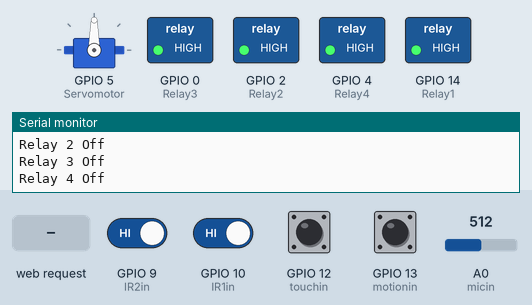
Bench run of a sketch on a simulated ESP8266 (NodeMCU). On the bench: servo, switched loads named in the sketch (green lamp = pin HIGH), the last lines printed to the serial monitor. Dashed ring = blinking. Inputs (shaded band) come from the test bench; at power-on: GPIO 9 (IR2in), GPIO 10 (IR1in), GPIO 13 (motionin) HIGH, GPIO 12 (touchin) LOW, A0 (micin) = 512.

Above: at 3.3 s.
3.4 s: GPIO 9 (IR2in) driven LOW
At 5.1 s:
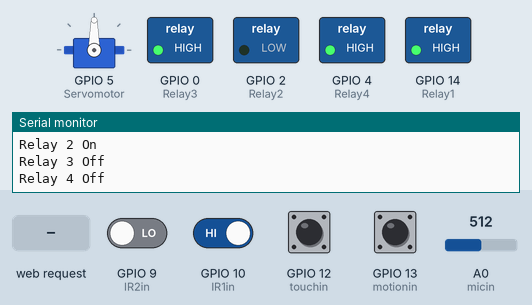
5.8 s: GPIO 12 (touchin) pulled HIGH for 1.3 s
At 7.1 s:
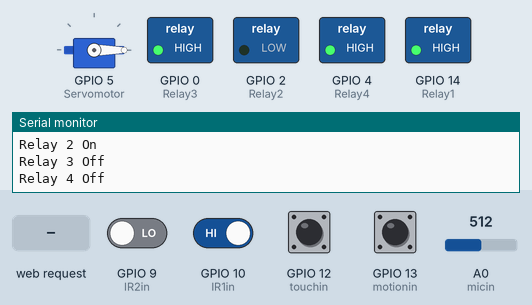
11.3 s: HTTP request GET /Lefton received
At 13.0 s:
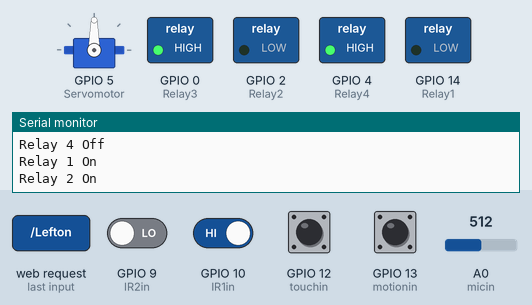
13.4 s: GPIO 10 (IR1in) driven LOW
At 15.1 s:
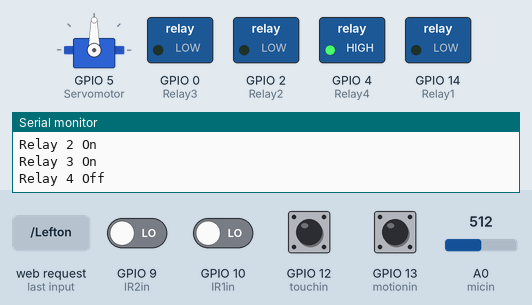
15.6 s: HTTP request GET /Servoon received
At 17.6 s:
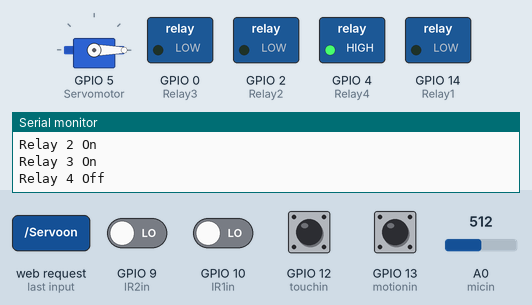
19.8 s: GPIO 9 (IR2in) driven HIGH
At 21.8 s:
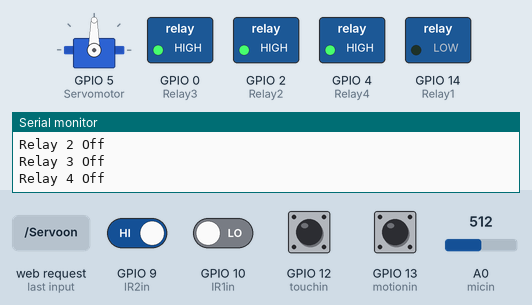
Timing chart, 0 to 23.0 s (numbered marks = the images above; inputs shaded):
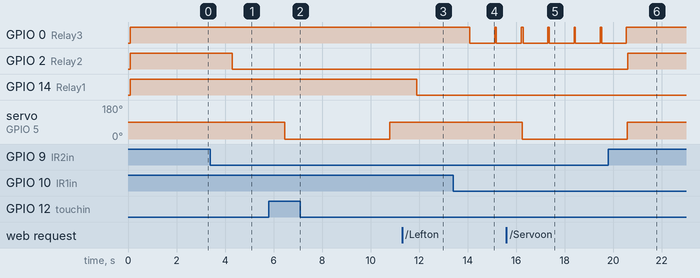

Measured:
- after the input at 3.4 s, GPIO 2 (Relay2): HIGH → LOW after 0.91 s
- after the input at 5.8 s, servo on GPIO 5 (Servomotor): 90° → 0° after 0.66 s, → 90° 4.3 s later
- after the input at 11.3 s, GPIO 14 (Relay1): HIGH → LOW after 0.61 s
- after the input at 13.4 s, GPIO 0 (Relay3): HIGH → LOW after 0.69 s, → HIGH 1.0 s later, → LOW 0.05 s later
- after the input at 15.6 s, servo on GPIO 5 (Servomotor): 90° → 0° after 0.65 s
- after the input at 19.8 s, GPIO 0 (Relay3): goes on until 20.5 s, then stays HIGH; GPIO 2 (Relay2): LOW → HIGH after 0.80 s

The sketch:

controllRobo.ino
```cpp
#include <ESP8266WiFi.h>
#include <ESP8266WebServer.h>
#include <Servo.h>

/* Put your SSID & Password */
const char* ssid = "robo";  // Enter SSID here
const char* password = "12345678";  //Enter Password here

/* Put IP Address details */
IPAddress local_ip(192,168,43,1);
IPAddress gateway(192,168,43,1);
IPAddress subnet(255,255,255,0);

ESP8266WebServer server(80);

uint8_t Relay4 = 4;
uint8_t Relay3 = 0;

uint8_t Relay2 = 2;
uint8_t Relay1 = 14;

uint8_t micin = A0;
uint8_t touchin = 12;

uint8_t motionin = 13;

uint8_t IR1in = 10;
uint8_t IR2in = 9;

uint8_t Servomotor = 5;

bool Leftstatus = LOW;
bool Rightstatus = LOW;
bool Straightstatus = LOW;
bool Buzzerstatus = LOW;
bool robostatus = LOW;
bool servostatus = LOW;

Servo servo;

void setup() {
  // put your setup code here, to run once:

  Serial.begin(9600);

  WiFi.mode(WIFI_AP);
  WiFi.softAPConfig(local_ip, gateway, subnet);
  WiFi.softAP(ssid, password);
  Serial.println(WiFi.softAPIP());
  delay(100);

  server.on("/", handle_OnConnect);

  server.on("/Lefton", handle_Lefton);
  server.on("/Leftoff", handle_Leftoff);

  server.on("/Righton", handle_Righton);
  server.on("/Rightoff", handle_Rightoff);

  server.on("/Straighton", handle_Straighton);
  server.on("/Straightoff", handle_Straightoff);

  server.on("/Buzzeron", handle_Buzzeron);
  server.on("/Buzzeroff", handle_Buzzeroff);

  server.on("/Servoon", handle_Servoon);
  server.on("/Servooff", handle_Servooff);

  server.on("/roboon", handle_roboon);
  server.on("/robooff", handle_robooff);

  server.begin();
  Serial.println("HTTP server started");

  pinMode(Relay1, OUTPUT);
  digitalWrite(Relay1, HIGH);

  pinMode(Relay2, OUTPUT);
  digitalWrite(Relay2, HIGH);

  pinMode(Relay3, OUTPUT);
  digitalWrite(Relay3, HIGH);

  pinMode(Relay4, OUTPUT);
  digitalWrite(Relay4, HIGH);

  pinMode(micin, INPUT);
  pinMode(touchin, INPUT);

  pinMode(motionin, INPUT);

  pinMode(IR1in, INPUT);
  pinMode(IR2in, INPUT);

  servo.attach(Servomotor); //D1

  servo.write(90);

  delay(2000);

}

uint8_t motioncntr = 0;
uint8_t toucncntr = 0;

void loop() {
  // put your main code here, to run repeatedly:
  server.handleClient();

  uint8_t adcval = analogRead(micin);

  uint8_t touchval = digitalRead(touchin);
  uint8_t motionval = digitalRead(motionin);
  uint8_t IR1val = digitalRead(IR1in);
  uint8_t IR2val = digitalRead(IR2in);

  Serial.print("adcval : ");
  Serial.println(adcval);

  Serial.print("motionval : ");
  Serial.println(motionval);

  Serial.print("touchval : ");
  Serial.println(touchval);

  Serial.print("IR1val : ");
  Serial.println(IR1val);

  Serial.print("IR2val : ");
  Serial.println(IR2val);

  if( motionval == 0 )
  {
      motioncntr = 10;
  }

  if( motioncntr > 0 )
  {
      if( (motioncntr % 2) == 0 )
      {
          digitalWrite(Relay3, LOW);
          digitalWrite(Relay4, LOW);

          Serial.println("Relay 3 On");
          Serial.println("Relay 4 On");
      }
      else
      {
          digitalWrite(Relay3, HIGH);
          digitalWrite(Relay4, HIGH);

          Serial.println("Relay 3 Off");
          Serial.println("Relay 4 Off");

      }
      --motioncntr;
  }
  if( motioncntr == 0 )
  {
      digitalWrite(Relay3, HIGH);
      digitalWrite(Relay4, HIGH);

     Serial.println("Relay 3 Off");
     Serial.println("Relay 4 Off");
  }

  if( touchval == 1 || servostatus )
  {
      servo.write(0);
      toucncntr = 5;
      servostatus = LOW;

      Serial.println("Server ON");
  }

  if( toucncntr > 0 )
  {
      --toucncntr;

      if( toucncntr == 0 )
      {
          servo.write(90);
          Serial.println("Server Off");
      }
  }


  if( Leftstatus || IR1val == 0 || Straightstatus )
  {
      digitalWrite(Relay1, LOW);
      Serial.println("Relay 1 On");

  }
  else
  {
      digitalWrite(Relay1, HIGH);
      Serial.println("Relay 1 Off");
  }

  if ( Rightstatus || IR2val == 0 || Straightstatus  )
  {
     digitalWrite(Relay2, LOW);
     Serial.println("Relay 2 On");
  }
  else
  {
    digitalWrite(Relay2, HIGH);
    Serial.println("Relay 2 Off");
  }


  if( Buzzerstatus || ( IR1val == 0 && IR2val == 0 ) )
  {
      digitalWrite(Relay3, LOW);
      Serial.println("Relay 3 On");
  }
  else
  {
      digitalWrite(Relay3, HIGH);
      Serial.println("Relay 3 Off");
  }

  if( robostatus )
  {
      digitalWrite(Relay4, LOW);
      Serial.println("Relay 4 On");
  }
  else
  {
       digitalWrite(Relay4, HIGH);
       Serial.println("Relay 4 Off");
  }

  delay(1000);

}

void handle_OnConnect() {

  Leftstatus = LOW;
  Rightstatus = LOW;
  Straightstatus = LOW;


  Serial.println("GPIO7 Status: OFF | GPIO6 Status: OFF");
  server.send(200, "text/html", SendHTML(Leftstatus, Rightstatus, Straightstatus, Buzzerstatus, servostatus, robostatus  ));
}

void handle_Lefton() {
  Leftstatus = HIGH;
  Rightstatus = LOW;
  Straightstatus = LOW;

  Serial.println("GPIO7 Status: ON");
  server.send(200, "text/html", SendHTML(Leftstatus, Rightstatus, Straightstatus, Buzzerstatus, servostatus, robostatus ));
}

void handle_Leftoff() {

  Leftstatus = LOW;
  Rightstatus = LOW;
  Straightstatus = LOW;

  Serial.println("GPIO7 Status: OFF");
  server.send(200, "text/html", SendHTML(Leftstatus, Rightstatus, Straightstatus, Buzzerstatus, servostatus, robostatus ));

}

void handle_Righton() {
  Leftstatus = LOW;
  Rightstatus = HIGH;
  Straightstatus = LOW;

  Serial.println("GPIO7 Status: ON");
  server.send(200, "text/html", SendHTML(Leftstatus, Rightstatus, Straightstatus, Buzzerstatus, servostatus, robostatus ));
}

void handle_Rightoff() {

  Leftstatus = LOW;
  Rightstatus = LOW;
  Straightstatus = LOW;
  Buzzerstatus = LOW;

  Serial.println("GPIO7 Status: OFF");
  server.send(200, "text/html", SendHTML(Leftstatus, Rightstatus, Straightstatus, Buzzerstatus, servostatus, robostatus ));

}

void handle_Straighton() {
  Leftstatus = LOW;
  Rightstatus = LOW;
  Straightstatus = HIGH;

  Serial.println("GPIO7 Status: ON");
  server.send(200, "text/html", SendHTML(Leftstatus, Rightstatus, Straightstatus, Buzzerstatus, servostatus, robostatus ));
}

void handle_Straightoff() {

  Leftstatus = LOW;
  Rightstatus = LOW;
  Straightstatus = LOW;

  Serial.println("GPIO7 Status: OFF");
  server.send(200, "text/html", SendHTML(Leftstatus, Rightstatus, Straightstatus, Buzzerstatus, servostatus, robostatus ));

}


void handle_Buzzeron() {


  Buzzerstatus = HIGH;

  Serial.println("GPIO7 Status: ON");
  server.send(200, "text/html", SendHTML(Leftstatus, Rightstatus, Straightstatus, Buzzerstatus, servostatus, robostatus ));
}

void handle_Buzzeroff() {

  Buzzerstatus = LOW;

  Serial.println("GPIO7 Status: OFF");
  server.send(200, "text/html", SendHTML(Leftstatus, Rightstatus, Straightstatus, Buzzerstatus, servostatus, robostatus ));

}

void handle_Servoon() {

  servostatus = HIGH;

  Serial.println("GPIO7 Status: OFF");
  server.send(200, "text/html", SendHTML(Leftstatus, Rightstatus, Straightstatus, Buzzerstatus, servostatus, robostatus ));

}

void handle_Servooff() {

  servostatus = LOW;

  Serial.println("GPIO7 Status: OFF");
  server.send(200, "text/html", SendHTML(Leftstatus, Rightstatus, Straightstatus, Buzzerstatus, servostatus, robostatus ));

}


void handle_roboon() {

  robostatus = HIGH;

  Serial.println("GPIO7 Status: OFF");
  server.send(200, "text/html", SendHTML(Leftstatus, Rightstatus, Straightstatus, Buzzerstatus, servostatus, robostatus ));

}


void handle_robooff() {

  robostatus = LOW;

  Serial.println("GPIO7 Status: OFF");
  server.send(200, "text/html", SendHTML(Leftstatus, Rightstatus, Straightstatus, Buzzerstatus, servostatus, robostatus ));

}


String SendHTML(uint8_t Leftstat,uint8_t Rightstat, uint8_t Straight,uint8_t Buzzer, uint8_t servo, uint8_t robo ){
  String ptr = "<!DOCTYPE html> <html>\n";
  ptr +="<head><meta name=\"viewport\" content=\"width=device-width, initial-scale=1.0, user-scalable=no\">\n";
  ptr +="<title>LED Control</title>\n";
  ptr +="<style>html { font-family: Helvetica; display: inline-block; margin: 0px auto; text-align: center;}\n";
  ptr +="body{margin-top: 50px;} h1 {color: #444444;margin: 50px auto 30px;} h3 {color: #444444;margin-bottom: 50px;}\n";
  ptr +=".button {display: block;width: 80px;background-color: #1abc9c;border: none;color: white;padding: 13px 30px;text-decoration: none;font-size: 25px;margin: 0px auto 35px;cursor: pointer;border-radius: 4px;}\n";
  ptr +=".button-on {background-color: #1abc9c;}\n";
  ptr +=".button-on:active {background-color: #16a085;}\n";
  ptr +=".button-off {background-color: #34495e;}\n";
  ptr +=".button-off:active {background-color: #2c3e50;}\n";
  ptr +="p {font-size: 14px;color: #888;margin-bottom: 10px;}\n";
  ptr +="</style>\n";
  ptr +="</head>\n";
  ptr +="<body>\n";
  ptr +="<h1> ROBO </h1>\n";
  ptr +="<h3>Using Access Point(AP) Mode</h3>\n";

   if(Leftstat)
  {ptr +="<p>LEFT: ON</p><a class=\"button button-off\" href=\"/Leftoff\">OFF</a>\n";}
  else
  {ptr +="<p>LEFT: OFF</p><a class=\"button button-on\" href=\"/Lefton\">ON</a>\n";}

  if(Rightstat)
  {ptr +="<p>RIGHT: ON</p><a class=\"button button-off\" href=\"/Rightoff\">OFF</a>\n";}
  else
  {ptr +="<p>RIGHT: OFF</p><a class=\"button button-on\" href=\"/Righton\">ON</a>\n";}

   if(Straight)
  {ptr +="<p>STRIGHT: ON</p><a class=\"button button-off\" href=\"/Straightoff\">OFF</a>\n";}
  else
  {ptr +="<p>STRIGHT: OFF</p><a class=\"button button-on\" href=\"/Straighton\">ON</a>\n";}

   if(Buzzer)
  {ptr +="<p>BUZZER: ON</p><a class=\"button button-off\" href=\"/Buzzeroff\">OFF</a>\n";}
  else
  {ptr +="<p>BUZZER: OFF</p><a class=\"button button-on\" href=\"/Buzzeron\">ON</a>\n";}

   if(servo)
  {ptr +="<p>Medical Kit : ON </p><a class=\"button button-off\" href=\"/Servooff\">CLOSE</a>\n";}
  else
  {ptr +="<p>Medical Kit: OFF</p><a class=\"button button-on\" href=\"/Servoon\">OPEN</a>\n";}

   if(robo)
  {ptr +="<p>ROBO : ON </p><a class=\"button button-off\" href=\"/robooff\">OFF</a>\n";}
  else
  {ptr +="<p>ROBO : OFF</p><a class=\"button button-on\" href=\"/roboon\">ON</a>\n";}


  ptr +="</body>\n";
  ptr +="</html>\n";
  return ptr;
}
```
